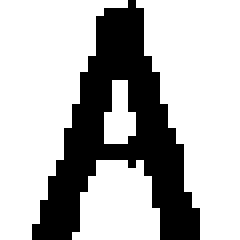
#> input picture module2/ML/upper/A11.bmp, 30 x 30 px (shown 8 times larger); its folder holds only this picture in this run
$ python retile.py
#> lines starting #> are read from the running program, lines starting #| are printed output that depends on the picture
import Image
import glob
import os
import random
import re
import string
import sys

# get the list of training fonts to be parsed
images = list(glob.glob('upper/*.bmp'))
white = 255

let = list(string.ascii_uppercase)

rawTiles = []

# cut up font images into tiles
while images:
    iname = images.pop(0)
    tile = Image.open(iname).convert('RGBA')
    tname = '{0}'.format(re.sub('upper/|.bmp', '', iname))
    rawTiles.append((tile.copy().convert('L'), tname + '.0'))

    # generate slightly tilted images
    white_bg = Image.new('RGBA', tile.size, (255,)*4)
#> white_bg: PIL image 30x30 RGBA; every value is 255

    for zz in range(1, 7):
        # left tilt
        angle = random.uniform(-5, 5)
        rot = tile.rotate(angle, Image.BILINEAR, expand=0)
        combined = Image.composite(rot, white_bg, rot)
        rawTiles.append((combined.convert('L').copy(), tname + '.{0}'.format(zz)))
        rot = tile.rotate(-angle, Image.BILINEAR, expand=0)
#> this loop made 6 passes
#> pass 1, `rot = tile.rotate(angle, Image.BILINEAR, expand=0)`:
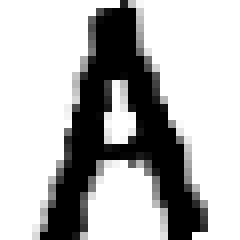
#> rot: PIL image 30x30 RGBA (shown 8 times larger); mean R, G, B, A 174.5, 174.5, 174.5, 248.2; transparent parts drawn white
#> pass 1, `rot = tile.rotate(-angle, Image.BILINEAR, expand=0)`:
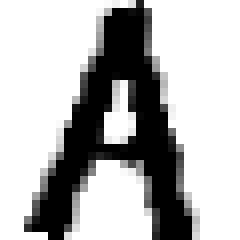
#> rot: PIL image 30x30 RGBA (shown 8 times larger); mean R, G, B, A 174.5, 174.5, 174.5, 248.2; transparent parts drawn white
#> pass 2, `rot = tile.rotate(angle, Image.BILINEAR, expand=0)`:
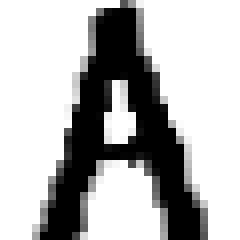
#> rot: PIL image 30x30 RGBA (shown 8 times larger); mean R, G, B, A 176.2, 176.2, 176.2, 250.5; transparent parts drawn white
#> after the loop:
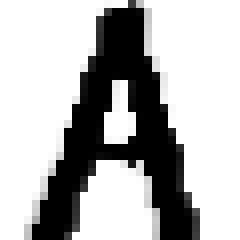
#> combined: PIL image 30x30 RGBA (shown 8 times larger); mean R, G, B, A 180.7, 180.7, 180.7, 255
#> after the loop:
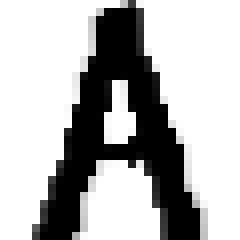
#> rot: PIL image 30x30 RGBA (shown 8 times larger); mean R, G, B, A 180.7, 180.7, 180.7, 255
#> after the loop, rawTiles = 7 items

while rawTiles:
    tile, tname = rawTiles.pop(0)

    tile.save('tiles/{0}.bmp'.format(tname))
#> this loop made 7 passes
#> tname on passes 1 to 7: 'A11.0', 'A11.1', 'A11.2', 'A11.3', 'A11.4', 'A11.5', 'A11.6'
#> tile: PIL image 30x30 L

$ run again, on module2/ML/upper/B0.bmp
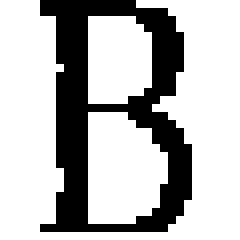
#> input picture module2/ML/upper/B0.bmp, 30 x 30 px (shown 8 times larger)
#> white_bg: PIL image 30x30 RGBA; every value is 255
#> after the loop `for zz in range(1, 7):`:
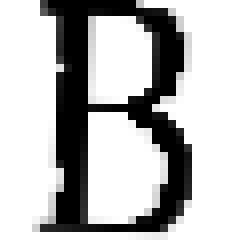
#> combined: PIL image 30x30 RGBA (shown 8 times larger); mean R, G, B, A 184.6, 184.6, 184.6, 255
#> after the loop `for zz in range(1, 7):`:
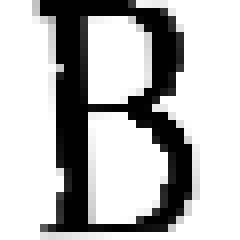
#> rot: PIL image 30x30 RGBA (shown 8 times larger); mean R, G, B, A 184.1, 184.1, 184.1, 255
#> after the loop `for zz in range(1, 7):`: rawTiles = 7 items
#> the loop `while rawTiles:` made 7 passes
#> tname on passes 1 to 7: 'B0.0', 'B0.1', 'B0.2', 'B0.3', 'B0.4', 'B0.5', 'B0.6'

$ run again, on module2/ML/upper/A19.bmp
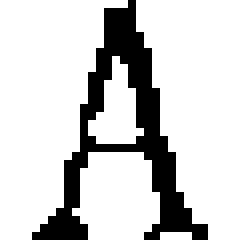
#> input picture module2/ML/upper/A19.bmp, 30 x 30 px (shown 8 times larger)
#> white_bg: PIL image 30x30 RGBA; every value is 255
#> after the loop `for zz in range(1, 7):`:
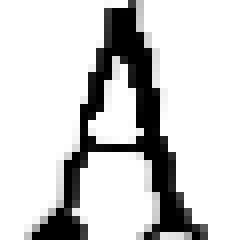
#> combined: PIL image 30x30 RGBA (shown 8 times larger); mean R, G, B, A 206.1, 206.1, 206.1, 255
#> after the loop `for zz in range(1, 7):`:
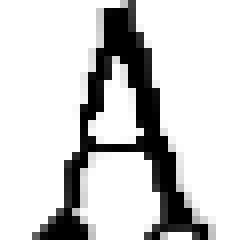
#> rot: PIL image 30x30 RGBA (shown 8 times larger); mean R, G, B, A 206.3, 206.3, 206.3, 255
#> after the loop `for zz in range(1, 7):`: rawTiles = 7 items
#> the loop `while rawTiles:` made 7 passes
#> tname on passes 1 to 7: 'A19.0', 'A19.1', 'A19.2', 'A19.3', 'A19.4', 'A19.5', 'A19.6'
